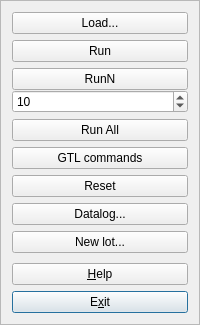
       <widget class="QFrame" name="frame">
        <property name="frameShape">
         <enum>QFrame::StyledPanel</enum>
        </property>
        <property name="frameShadow">
         <enum>QFrame::Raised</enum>
        </property>
        <layout class="QVBoxLayout" name="verticalLayout">
         <item>
          <widget class="QPushButton" name="buttonLoadDelete">
           <property name="text">
            <string>Load...</string>
           </property>
          </widget>
         </item>
         <item>
          <widget class="QPushButton" name="buttonRun">
           <property name="text">
            <string>Run</string>
           </property>
          </widget>
         </item>
         <item>
          <layout class="QVBoxLayout" name="_2">
           <property name="spacing">
            <number>0</number>
           </property>
           <item>
            <widget class="QPushButton" name="buttonRunN">
             <property name="text">
              <string>RunN</string>
             </property>
            </widget>
           </item>
           <item>
            <widget class="QSpinBox" name="spinRunN">
             <property name="maximum">
              <number>9999</number>
             </property>
             <property name="value">
              <number>10</number>
             </property>
            </widget>
           </item>
          </layout>
         </item>
         <item>
          <widget class="QPushButton" name="buttonRunAll">
           <property name="text">
            <string>Run All</string>
           </property>
          </widget>
         </item>
         <item>
          <widget class="QPushButton" name="buttonGtlCommads">
           <property name="text">
            <string>GTL commands</string>
           </property>
          </widget>
         </item>
         <item>
          <widget class="QPushButton" name="buttonReset">
           <property name="text">
            <string>Reset</string>
           </property>
          </widget>
         </item>
         <item>
          <widget class="QPushButton" name="buttonDatalog">
           <property name="text">
            <string>Datalog...</string>
           </property>
          </widget>
         </item>
         <item>
          <widget class="QPushButton" name="buttonNewlot">
           <property name="text">
            <string>New lot...</string>
           </property>
          </widget>
         </item>
         <item>
          <spacer name="spacer8">
           <property name="orientation">
            <enum>Qt::Vertical</enum>
           </property>
           <property name="sizeType">
            <enum>QSizePolicy::Expanding</enum>
           </property>
           <property name="sizeHint" stdset="0">
            <size>
             <width>20</width>
             <height>4</height>
            </size>
           </property>
          </spacer>
         </item>
         <item>
          <widget class="QPushButton" name="buttonHelp">
           <property name="sizePolicy">
            <sizepolicy hsizetype="Minimum" vsizetype="Minimum">
             <horstretch>0</horstretch>
             <verstretch>0</verstretch>
            </sizepolicy>
           </property>
           <property name="toolTip">
            <string>Display Help page</string>
           </property>
           <property name="text">
            <string>&amp;Help</string>
           </property>
           <property name="shortcut">
            <string>F1</string>
           </property>
           <property name="autoDefault">
            <bool>true</bool>
           </property>
          </widget>
         </item>
         <item>
          <widget class="QPushButton" name="buttonExit">
           <property name="sizePolicy">
            <sizepolicy hsizetype="Minimum" vsizetype="Minimum">
             <horstretch>0</horstretch>
             <verstretch>0</verstretch>
            </sizepolicy>
           </property>
           <property name="toolTip">
            <string>Close application</string>
           </property>
           <property name="text">
            <string>E&amp;xit</string>
           </property>
           <property name="shortcut">
            <string>Alt+X</string>
           </property>
           <property name="autoDefault">
            <bool>true</bool>
           </property>
           <property name="default">
            <bool>true</bool>
           </property>
          </widget>
         </item>
        </layout>
       </widget>
